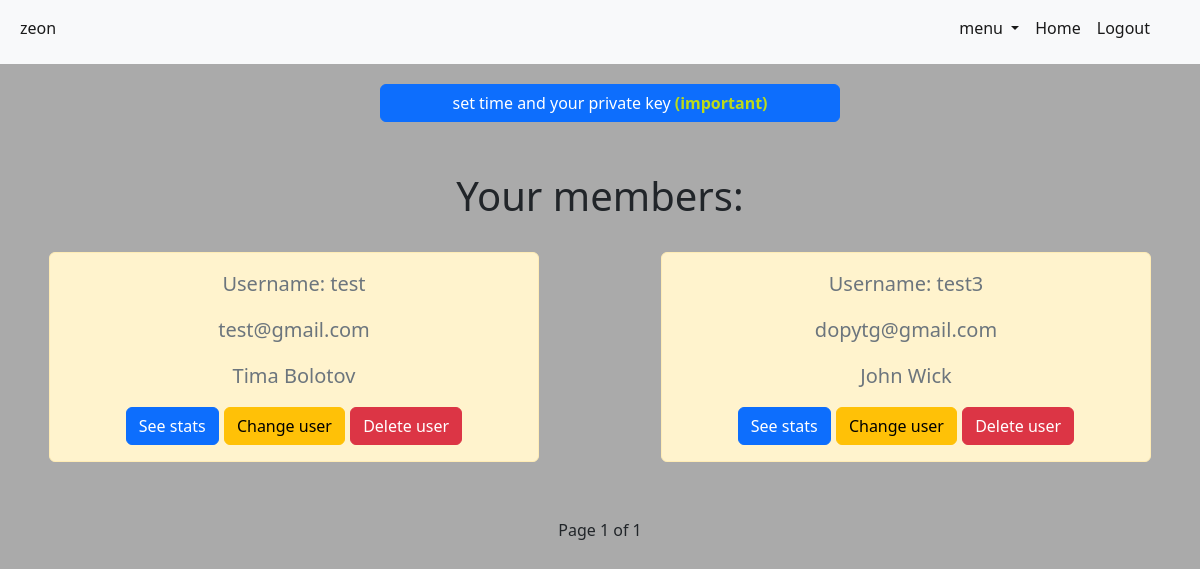
/accounts/company/1 (signed in), run on an earlier commit of the app's database.
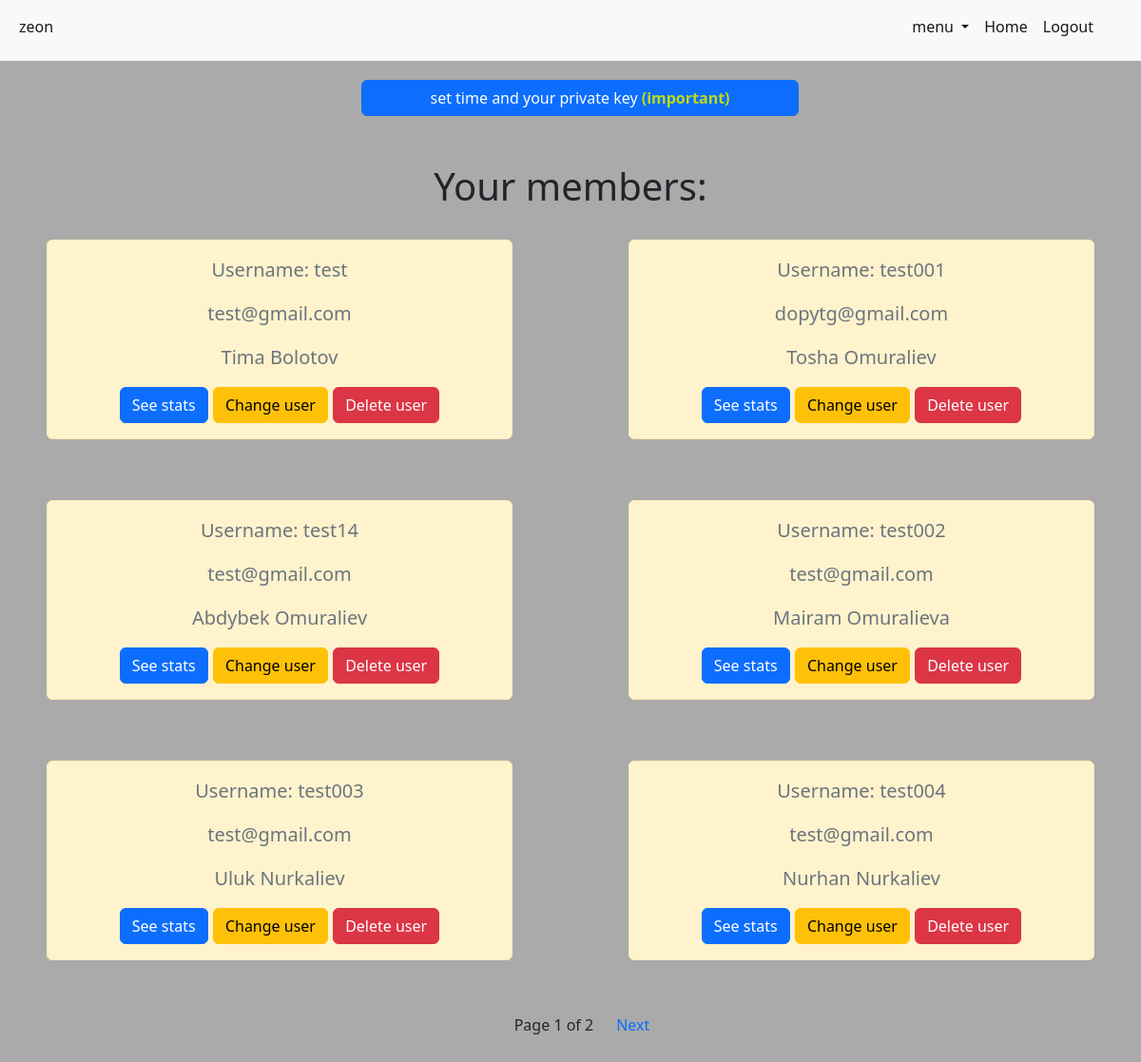
And on a later commit of the database.
### accounts/models.py (models this page shows)
class Member(models.Model):
    member = models.OneToOneField(CustomUser, on_delete=models.CASCADE, primary_key=True)
    company_id = models.ForeignKey(Company, on_delete=models.CASCADE, null=True)
    description = models.TextField(blank=True, null=True)
    totalWorkTime = models.IntegerField(null=True, default=0)

class CustomUser(AbstractUser):
    is_member = models.BooleanField("member status", default=False)
    is_company = models.BooleanField("company status", default=False)
    objects = CustomUserManager()

### accounts/permissions.py (the view)
		def wrapper_func(request, *args, **kwargs):
			if request.user.is_company:
				return view_func(request, *args, **kwargs)
			else:
				raise PermissionDenied

### accounts/permissions.py (called while the page is built)
def company_allowed():
	def decorator(view_func):
		def wrapper_func(request, *args, **kwargs):
			if request.user.is_company:
				return view_func(request, *args, **kwargs)
			else:
				raise PermissionDenied
		return wrapper_func
	return decorator

### accounts/views.py (called while the page is built)
@company_allowed()
def accountCompanyPage(request, page=1):
    data = Member.objects.filter(company_id=request.user.id)
    paginator = Paginator(data, 6)
    try:
        data = paginator.page(page)
    except EmptyPage:
        data = paginator.page(paginator.num_pages)
    return render(request, "accounts/companyMainPage.html", {"data": data})

### accounts/templates/accounts/companyMainPage.html (shortened to what this page needs)
{% extends "accounts/base.html" %}
{% block content %}
<div class="main-company-page-interact">
    <a href="{% url 'setTime' %}" class="set-time-companies btn btn-primary">set time and your private key <span style="color: rgb(189, 218, 26); font-weight: bold;">(important)</span></a>
</div>
<div class="main-user-list ">
    <h1>Your members:</h1>
    <div class="row row-cols-1 row-cols-md-2  row-cols-lg-3 row-cols-xl-2 g-4">
        {% for each in data %}
            <div class="alert alert-warning mt-5 user-from-list fs-5 text-muted col">
                <p>Username: {{ each.member }}</p>
                <p>{{ each.member.email }}</p>
                <p style="text-transform: capitalize;">{{ each.member.first_name }} {{ each.member.last_name }}</p>
                <a href="{% url 'userWorktime' user=each.member page=1 %}" class="btn btn-primary">See stats</a>
                <a href="{% url 'changeUser' id=each.member.id %}" class="btn btn-warning">Change user</a>
                <a href="{% url 'deleteUser' id=each.member.id %}" class="btn btn-danger">Delete user</a>
            </div>
        {% endfor %}
    </div>
    <div class='pagination justify-content-center'>
        <span class='mx-4'>
        Page {{ data.number }} of {{ data.paginator.num_pages }}
        </span>
        {% if data.has_next %}
            <a href='{% url "CompanyProfilePage" page=data.next_page_number %}'>Next </a>
        {% endif %}
    </div>
</div>
{% endblock %}

What changed in the data, as far as the page shows it:
changed Member "dopytg@gmail.com": member "test3" → "test001"; member.first_name "John" → "Tosha"; member.last_name "Wick" → "Omuraliev"
added Member: member "test14", member.email "test@gmail.com", member.first_name "Abdybek", member.last_name "Omuraliev"
added Member: member "test002", member.email "test@gmail.com", member.first_name "Mairam", member.last_name "Omuralieva"
added Member: member "test003", member.email "test@gmail.com", member.first_name "Uluk", member.last_name "Nurkaliev"
added Member: member "test004", member.email "test@gmail.com", member.first_name "Nurhan", member.last_name "Nurkaliev"
Also different on the page:
{{ data.paginator.num_pages }}: "1" → "2"
text now shown: "Next"
